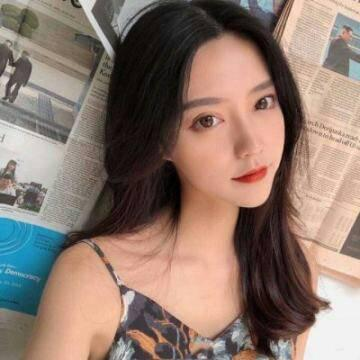
#> input picture FaceAI/1.jpg, 360 x 360 px, found by its file name
$ jupyter execute FaceAI.ipynb
#> lines starting #> are read from the running program, lines starting #| are printed output that depends on the picture
[cell 1]
import cv2
from matplotlib import pyplot as plt

[cell 2]
img = cv2.imread("/Users/Starkjing/Desktop/ComputerVision/FaceAI/1.jpg")
#> img is the input picture: shape (360, 360, 3); mean B, G, R 109.8, 120.6, 141.6
img = cv2.cvtColor(img, cv2.COLOR_BGR2RGB)
gray = cv2.cvtColor(img, cv2.COLOR_BGR2GRAY)
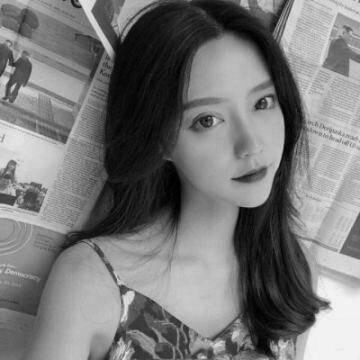
#> gray: shape (360, 360); min 0, max 251, mean 119.8

faceCascade = cv2.CascadeClassifier("/Users/Starkjing/Desktop/ComputerVision/FaceAI/opencv-master/data/haarcascades/haarcascade_frontalface_default.xml")

faces = faceCascade.detectMultiScale(
    gray,
    scaleFactor=1.2,
    minNeighbors=5,
    minSize=(30, 30),
)
#> faces = [[154, 53, 159, 159]]
color = (0, 255, 0)  # 定义绘制颜色:绿色
if len(faces):  # 大于0则检测到人脸
    for faceRect in faces:  # 单独框出每一张人脸
        x, y, w, h = faceRect
        # 框出人脸
        cv2.rectangle(img, (x, y), (x + h, y + w), color, 2)
        # 左眼
        cv2.circle(img, (x + w // 4, y + h // 4 + 30), min(w // 8, h // 8),
                   color)
        #右眼
        cv2.circle(img, (x + 3 * w // 4, y + h // 4 + 30), min(w // 8, h // 8),
                   color)
        #嘴巴
        cv2.rectangle(img, (x + 3 * w // 8, y + 3 * h // 4),
                      (x + 5 * w // 8, y + 7 * h // 8), color)
#> this loop made 1 pass
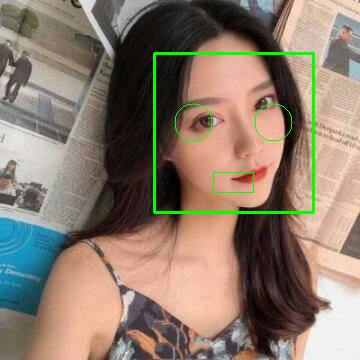
#> img: shape (360, 360, 3); mean R, G, B 139.4, 123.3, 108.3

plt.figure('Girl')
plt.imshow(img)
#plt.axis('off') # if you want to remove coordinates
plt.show()

[cell 3]
img = cv2.imread("/Users/Starkjing/Desktop/ComputerVision/FaceAI/李飞飞.png")
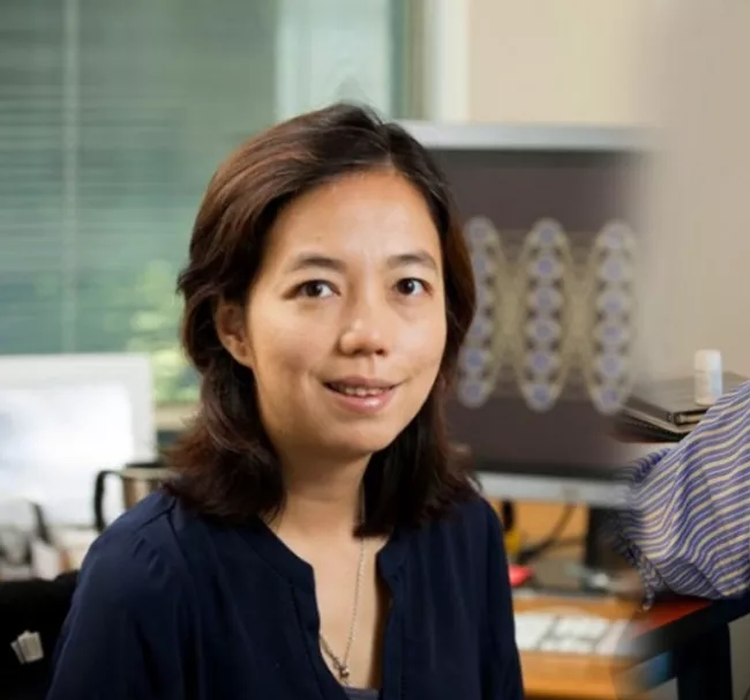
#> input picture FaceAI/李飞飞.png, 750 x 700 px, found by its file name
#> img is the input picture: shape (700, 750, 3); mean B, G, R 102, 112.7, 119.5
img = cv2.cvtColor(img, cv2.COLOR_BGR2RGB)
gray = cv2.cvtColor(img, cv2.COLOR_BGR2GRAY)
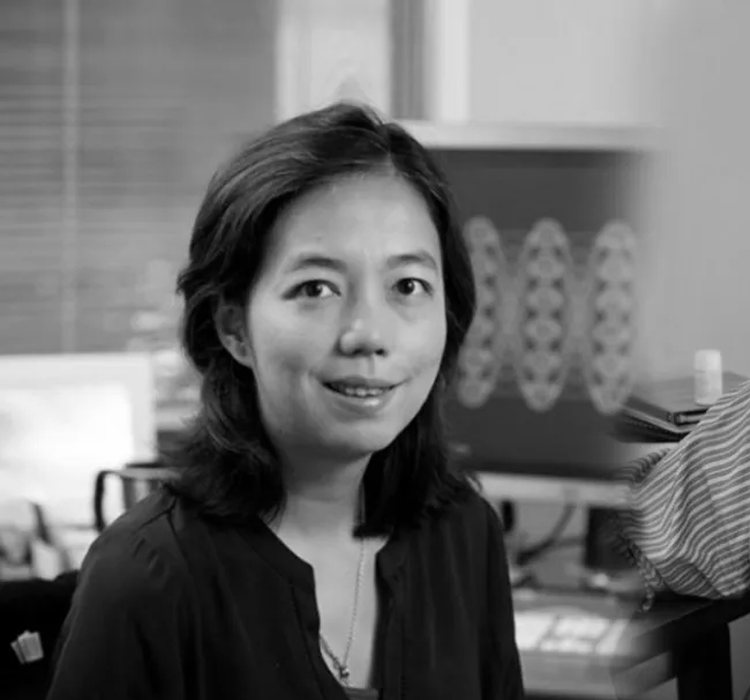
#> gray: shape (700, 750); min 0, max 254, mean 110.3

faceCascade = cv2.CascadeClassifier("/Users/Starkjing/Desktop/ComputerVision/FaceAI/opencv-master/data/haarcascades/haarcascade_frontalface_default.xml")

faces = faceCascade.detectMultiScale(
    gray,
    scaleFactor=1.4,
    minNeighbors=5,
    minSize=(30, 30),
)
#> faces = [[233, 186, 253, 253]]
color = (0, 255, 0)  # 定义绘制颜色:绿色
if len(faces):  # 大于0则检测到人脸
    for faceRect in faces:  # 单独框出每一张人脸
        x, y, w, h = faceRect
        # 框出人脸
        cv2.rectangle(img, (x, y), (x + h, y + w), color, 2)
        # 左眼
        cv2.circle(img, (x + w // 4, y + h // 4 + 30), min(w // 8, h // 8),
                   color)
        #右眼
        cv2.circle(img, (x + 3 * w // 4, y + h // 4 + 30), min(w // 8, h // 8),
                   color)
        #嘴巴
        cv2.rectangle(img, (x + 3 * w // 8, y + 3 * h // 4),
                      (x + 5 * w // 8, y + 7 * h // 8), color)
#> this loop made 1 pass
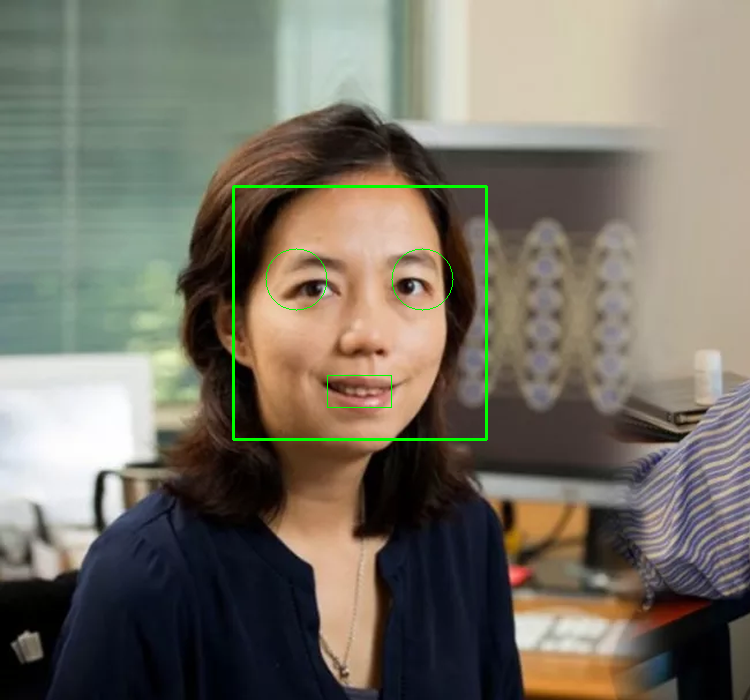
#> img: shape (700, 750, 3); mean R, G, B 118.8, 113.9, 101.5

plt.figure('Your Title')
plt.imshow(img)
#plt.axis('off') # if you want to remove coordinates
plt.show()
